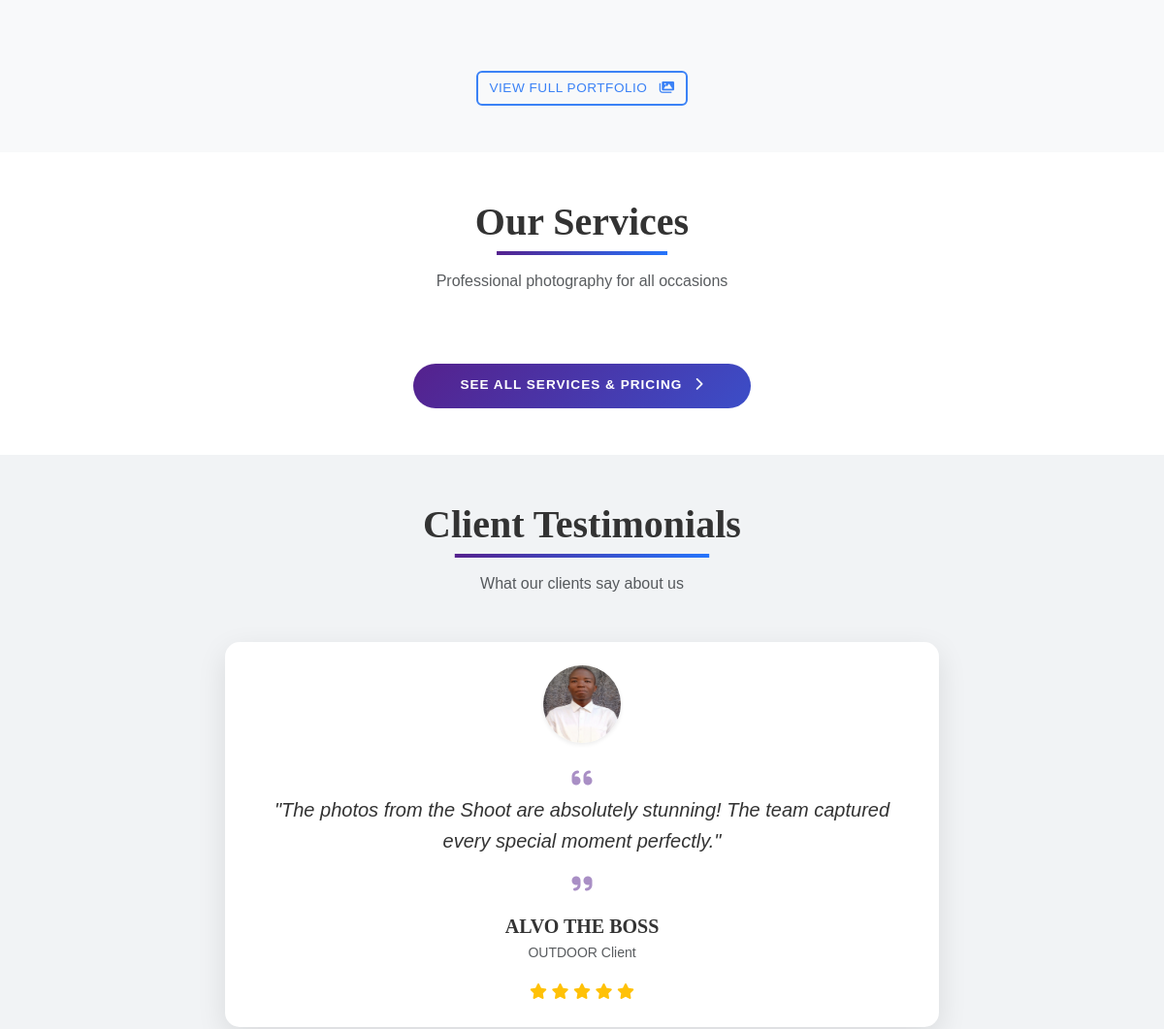
/ (signed in, middle part), run on an earlier commit of the app's database.
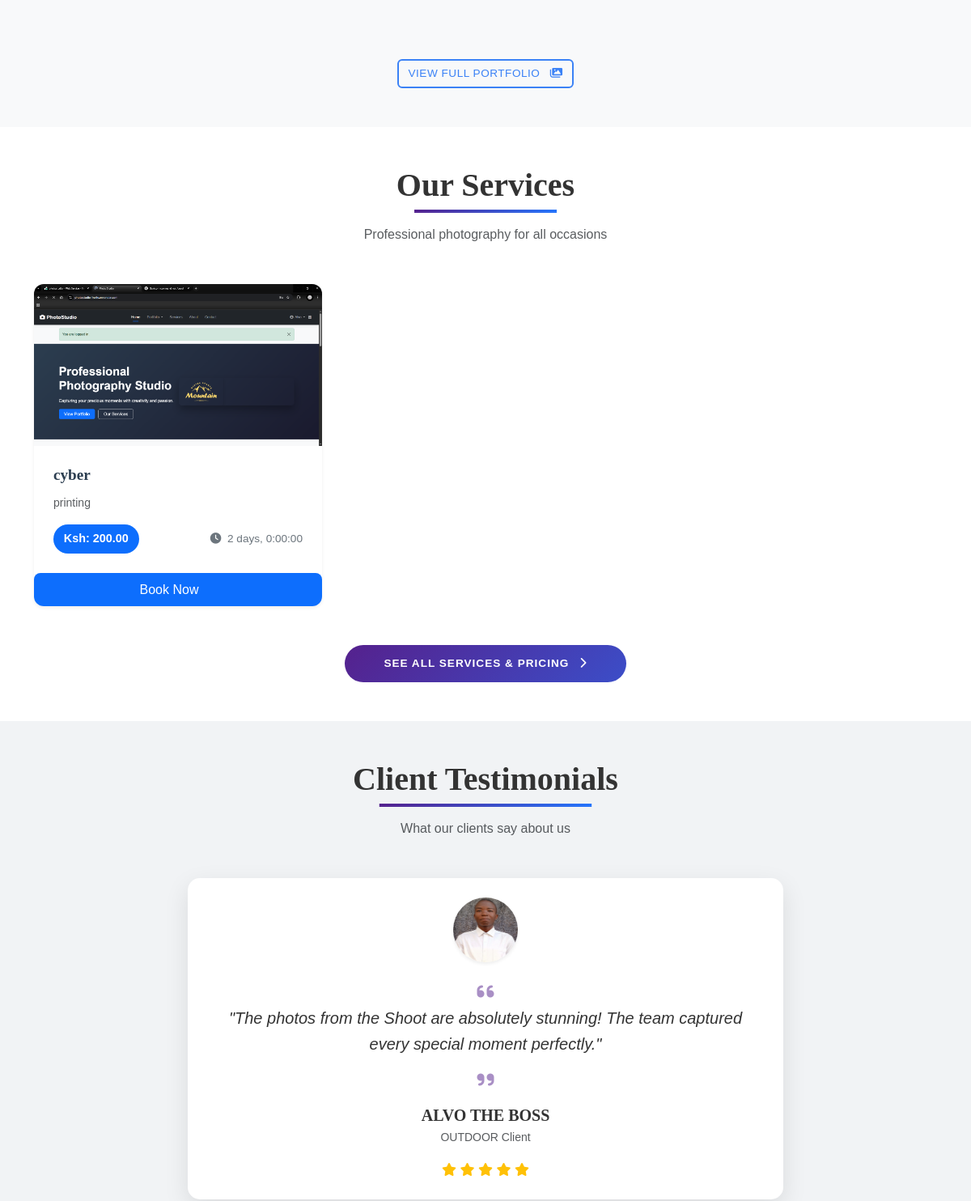
And on a later commit of the database.
### studio/models.py (models this page shows, shortened)
class Service(models.Model):
    name = models.CharField(max_length=200)
    slug = models.SlugField(max_length=200, unique=True, blank=True)
    description = models.TextField()
    base_price = models.DecimalField(max_digits=8, decimal_places=2)
    duration = models.DurationField()
    cover_image = models.ImageField(upload_to='service_covers/', blank=True, null=True)
    available = models.BooleanField(default=True)

### studio/views.py (the view)
# urls.py: path('', views.HomeView.as_view(), name='home'),
class HomeView(LoginRequiredMixin, TemplateView):
    template_name = 'studio/home.html'
    login_url = 'userauths:sign-in'
    def get_context_data(self, **kwargs):
        context = super().get_context_data(**kwargs)
        context['featured_photos'] = Photo.objects.filter(featured=True)[:8]
        context['services'] = Service.objects.filter(available=True)[:3]
        return context

### studio/templates/studio/home.html (shortened to what this page needs)
{% extends 'base.html' %}
{% load static %}
{% block content %}
<section class="py-5 featured-section">
    <div class="container">
        <div class="text-center mt-5" data-aos="fade-up">
            <a href="{% url 'studio:portfolio' %}" class="btn btn-outline-primary btn-hover-gradient">
                <span>View Full Portfolio</span>
                <i class="fas fa-images ms-2"></i>
            </a>
        </div>
    </div>
</section>
<section class="py-5 services-section">
    <div class="container">
        <div class="text-center mb-5" data-aos="fade-up">
            <h2 class="fw-bold section-title">
                <span class="title-underline">Our Services</span>
            </h2>
            <p class="text-muted">Professional photography for all occasions</p>
        </div>
        <div class="row g-4">
            {% for service in services %}
            <div class="col-md-6 col-lg-4" data-aos="fade-up" data-aos-delay="{{ forloop.counter|add:50 }}">
                <div class="service-card-wrapper">
                    {% include 'studio/partials/_service_card.html' %}
                </div>
            </div>
            {% endfor %}
        </div>
        <div class="text-center mt-5" data-aos="fade-up">
            <a href="{% url 'studio:services' %}" class="btn btn-primary btn-lg px-5 rounded-pill btn-hover-grow">
                <span>See All Services & Pricing</span>
                <i class="fas fa-chevron-right ms-2"></i>
            </a>
        </div>
    </div>
</section>
<section class="py-5 testimonials-section">
    <div class="container">
        <div class="text-center mb-5" data-aos="fade-up">
            <h2 class="fw-bold section-title">
                <span class="title-underline">Client Testimonials</span>
            </h2>
            <p class="text-muted">What our clients say about us</p>
        </div>
        <div class="row justify-content-center">
            <div class="col-lg-8" data-aos="zoom-in">
                <div class="testimonial-card">
                    <div class="card-body p-4 text-center">
                        <div class="mb-4 testimonial-image">
                            <img src="{% static 'images/ali.jpg' %}" class="rounded-circle shadow-sm" width="80" height="80" alt="Client">
                        </div>
                        <div class="testimonial-quote">
                            <i class="fas fa-quote-left quote-icon"></i>
                            <p class="lead fst-italic">"The photos from the Shoot are absolutely stunning! The team captured every special moment perfectly."</p>
                            <i class="fas fa-quote-right quote-icon"></i>
                        </div>
                        <div class="testimonial-author">
                            <h5 class="mt-3 mb-1">ALVO THE BOSS</h5>
                            <p class="text-muted small">OUTDOOR Client</p>
                            <div class="rating mt-2">
                                <i class="fas fa-star"></i>
                                <i class="fas fa-star"></i>
                                <i class="fas fa-star"></i>
                                <i class="fas fa-star"></i>
                                <i class="fas fa-star"></i>
                            </div>
                        </div>
                    </div>
                </div>
            </div>
        </div>
    </div>
</section>
{% endblock %}

### studio/templates/studio/partials/_service_card.html (shortened to what this page needs)
<link href="https://unpkg.com/aos@2.3.4/dist/aos.css" rel="stylesheet">
<div class="service-card h-100 border-0 shadow-sm" data-aos="fade-up" data-aos-delay="100">
    {% if service.cover_image %}
    <div class="card-img-container">
        <img src="{{ service.cover_image.url }}" class="card-img-top" alt="{{ service.name }}">
    </div>
    {% else %}
    <div class="card-img-placeholder bg-primary-gradient">
        <i class="fas fa-camera fa-3x text-white"></i>
    </div>
    {% endif %}
    <div class="card-body">
        <h5 class="card-title">{{ service.name }}</h5>
        <p class="card-text text-muted small">{{ service.description|truncatewords:20 }}</p>
        <div class="d-flex justify-content-between align-items-center mt-3">
            <span class="price-badge">Ksh: {{ service.base_price }}</span>
            <span class="duration-badge"><i class="fas fa-clock me-1"></i> {{ service.duration }}</span>
        </div>
    </div>
    <div class="card-footer bg-transparent border-0">
        <a href="{% url 'bookings:create_booking' service.id %}" class="book-now-btn">
            <span>Book Now</span>
        </a>
    </div>
</div>

What changed in the data, as far as the page shows it:
added Service: cover_image (picture), name "cyber", description "printing", base_price "200.00", duration "2 days, 0:00:00"
